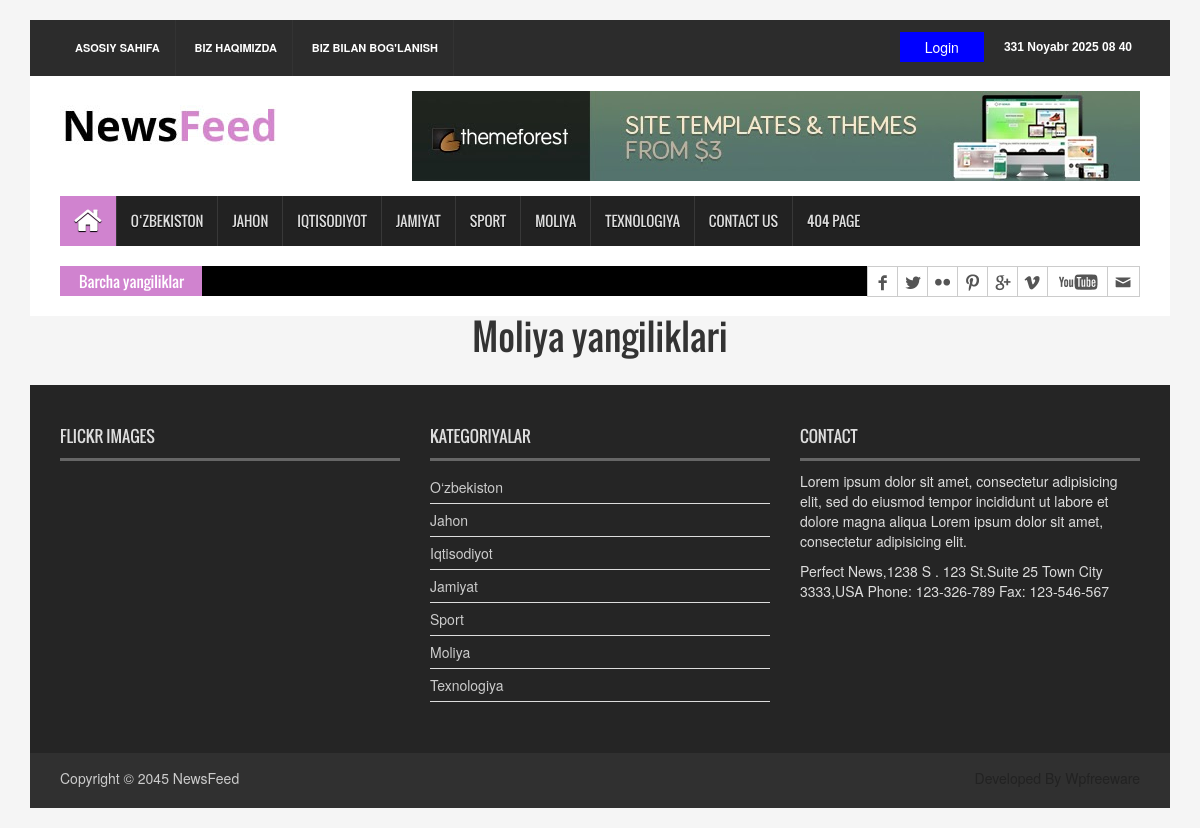
Page /category-news/Moliya/ on the earlier database version.
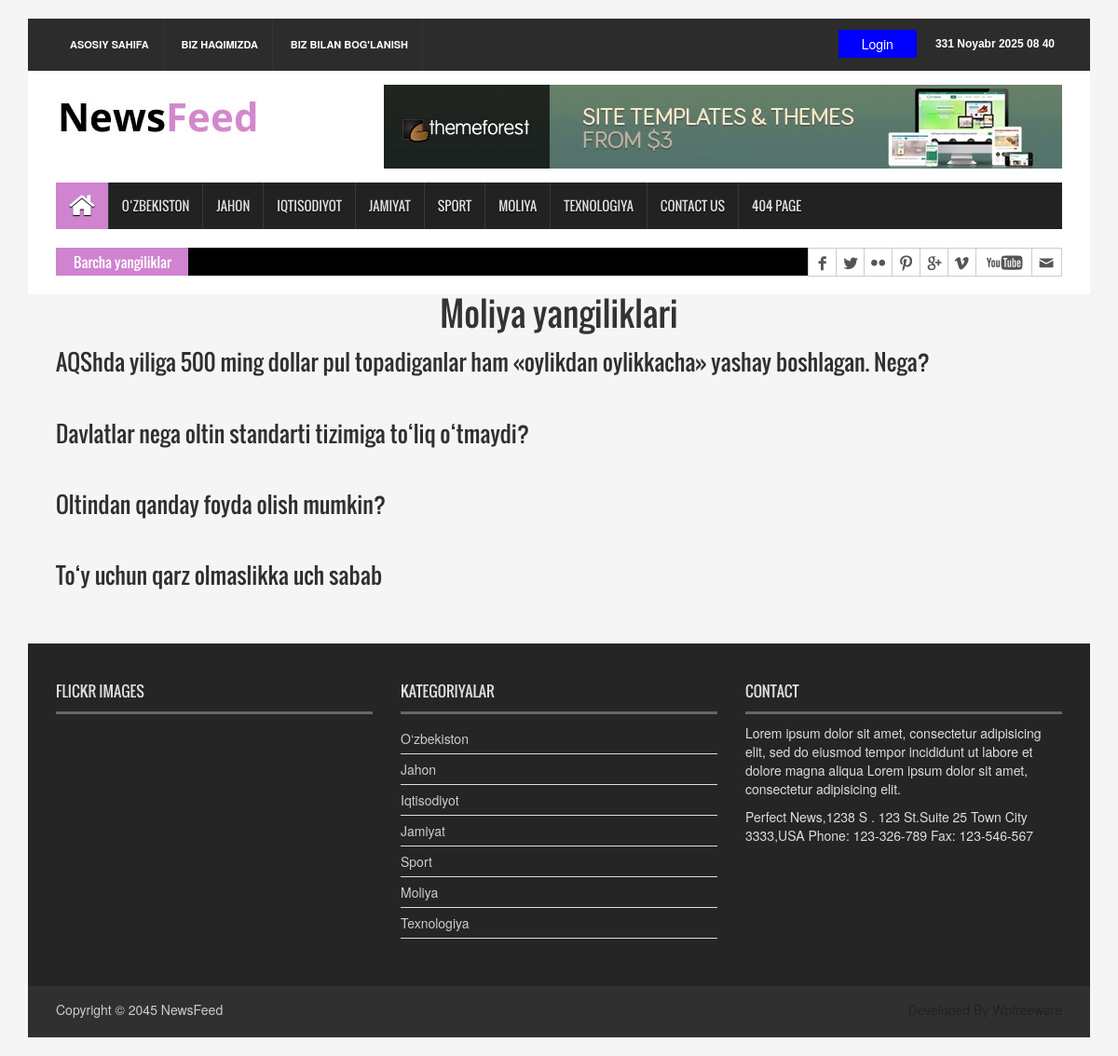
Same page on the later database version.
### news_project/models.py (models this page shows, shortened)
class Category(models.Model):
    name = models.CharField(max_length=120)
    class Meta:
        verbose_name = 'category'
        verbose_name_plural = 'categories'

class News(models.Model):
    class Status(models.TextChoices):
        Draft = "DF", "Draft"
        Published = "PB", "Published"
    title = models.CharField(max_length=512)
    slug = models.SlugField()
    body = models.TextField()
    image = models.ImageField(upload_to='news/images/', null=True, blank=True)
    video = models.FileField(upload_to='news/videos/', null=True, blank=True)
    category = models.ForeignKey(Category, on_delete=models.CASCADE)
    published_at = models.DateTimeField(default=timezone.now)
    created_at = models.DateTimeField(auto_now_add=True)
    updated_at = models.DateTimeField(auto_now=True)
    status = models.CharField(choices=Status.choices, default=Status.Draft)
    class Meta:
        ordering = ["-published_at"]
        verbose_name_plural = "news"
        verbose_name = 'news'
    def get_absolute_url(self):
        return reverse('detail', args=[self.slug])

### news_project/views.py (the view)
# urls.py: path('category-news/<str:ct_name>/', category_news, name='category_news')
def category_news(request, ct_name):
    ct_news = News.objects.select_related("category").filter(status=News.Status.Published,category__name__iexact=ct_name.lower()).order_by("-published_at")
    context = {
        'ct_news': ct_news,
        'ct_name': ct_name
    }
    return render(request, 'news/category_news.html', context)

### news_project/context_processors.py (called while the page is built)
def all_Categories(request):
    categories = Category.objects.all()
    context = {
        'categories': categories
    }
    return context

### templates/news/category_news.html
{% extends 'news/base.html' %}
{% load static %}
{% block content %}
<div style="margin: 30px;" >
    <center><h1>{{ ct_name }} yangiliklari</h1></center>
    {% for ct_new in ct_news %}
    <a href="{{ ct_new.get_absolute_url }}"> <h3>{{ ct_new.title }}</h3> </a>
    <br>
    {% endfor %}
</div>
{% endblock content %}

### templates/news/base.html (shortened to what this page needs)
{% load static %}
<!DOCTYPE html>
<html>
<head>
    <link rel="stylesheet" type="text/css" href="{% static 'css/bootstrap.min.css' %}">
    <link rel="stylesheet" type="text/css" href="{% static 'css/font-awesome.min.css' %}">
    <link rel="stylesheet" type="text/css" href="{% static 'css/animate.css' %}">
    <link rel="stylesheet" type="text/css" href="{% static 'css/font.css' %}">
    <link rel="stylesheet" type="text/css" href="{% static 'css/li-scroller.css' %}">
    <link rel="stylesheet" type="text/css" href="{% static 'css/slick.css' %}">
    <link rel="stylesheet" type="text/css" href="{% static 'css/jquery.fancybox.css' %}">
    <link rel="stylesheet" type="text/css" href="{% static 'css/theme.css' %}">
    <link rel="stylesheet" type="text/css" href="{% static 'css/style.css' %}">
</head>
<body>
    <div class="container">
        <header id="header">
            <div class="row">
                <div class="col-lg-12 col-md-12 col-sm-12">
                    <div class="header_top">
                        <div class="header_top_left">
                            <ul class="top_nav">
                                <li><a href="{% url 'home_page' %}">Asosiy sahifa</a></li>
                                <li><a href="{% url 'about_us' %}">Biz haqimizda</a></li>
                                <li><a href="{% url 'contact_us' %}">Biz bilan bog'lanish</a></li>
                            </ul>
                        </div>
                        <div  style="display: flex;align-items: center;justify-content: end;gap: 20px;" class="header_top_right">
                            {% if user.is_authenticated %}
                            <a  style="color: white;background: red;padding: 5px 25px;" href="{% url 'logout' %}">log out</a>
                            {% else %}
                            <a  style="color: white;background: blue;padding: 5px 25px;" href="{% url 'login' %}">Login</a>
                            {% endif %}
                            <p>{% now 'js F Y H i' %}</p>
                        </div>
                    </div>
                </div>
                <div class="col-lg-12 col-md-12 col-sm-12">
                    <div class="header_bottom">
                        <div class="logo_area"><a href="{% url 'home_page' %}" class="logo"><img
                                    src="{% static 'images/logo.jpg' %}" alt=""></a></div>
                        <div class="add_banner"><a href="#"><img src="{% static 'images/addbanner_728x90_V1.jpg' %}"
                                    alt=""></a></div>
                    </div>
                </div>
            </div>
        </header>
        <section id="navArea">
            <nav class="navbar navbar-inverse" role="navigation">
                <div id="navbar" class="navbar-collapse collapse">
                    <ul class="nav navbar-nav main_nav">
                        <li class="active"><a href="{% url 'home_page' %}"><span class="fa fa-home desktop-home"></span></a></li>
                        {% for category in categories %}
                                    <li><a href="{% url 'category_news' category.name %}">{{ category.name }}</a></li>
                            {% endfor %}
                        <li><a href="pages/contact.html">Contact Us</a></li>
                        <li><a href="pages/404.html">404 Page</a></li>
                    </ul>
                </div>
            </nav>
        </section>
        <section id="newsSection">
            <div class="row">
                <div class="col-lg-12 col-md-12">
                    <div class="latest_newsarea"> <span>Barcha yangiliklar</span>
                        <div class="social_area">
                            <ul class="social_nav">
                                <li class="facebook"><a href="#"></a></li>
                                <li class="twitter"><a href="#"></a></li>
                                <li class="flickr"><a href="#"></a></li>
                                <li class="pinterest"><a href="#"></a></li>
                                <li class="googleplus"><a href="#"></a></li>
                                <li class="vimeo"><a href="#"></a></li>
                                <li class="youtube"><a href="#"></a></li>
                                <li class="mail"><a href="#"></a></li>
                            </ul>
                        </div>
                    </div>
                </div>
            </div>
        </section>
        {% block content %}
        {% endblock content %}
        <footer id="footer">
            <div class="footer_top">
                <div class="row">
                    <div class="col-lg-4 col-md-4 col-sm-4">
                        <div class="footer_widget wow fadeInLeftBig">
                            <h2>Flickr Images</h2>
                        </div>
                    </div>
                    <div class="col-lg-4 col-md-4 col-sm-4">
                        <div class="footer_widget wow fadeInDown">
                            <h2>Kategoriyalar</h2>
                            <ul class="tag_nav">
                                {% for item in categories %}
                                    <li><a href="{% url 'category_news' item.name %}">{{ item.name }}</a></li>
                                {% endfor %}
                            </ul>
                        </div>
                    </div>
                    <div class="col-lg-4 col-md-4 col-sm-4">
                        <div class="footer_widget wow fadeInRightBig">
                            <h2>Contact</h2>
                            <p>Lorem ipsum dolor sit amet, consectetur adipisicing elit, sed do eiusmod tempor
                                incididunt ut labore et dolore magna aliqua Lorem ipsum dolor sit amet, consectetur
                                adipisicing elit.</p>
                            <address>
                                Perfect News,1238 S . 123 St.Suite 25 Town City 3333,USA Phone: 123-326-789 Fax:
                                123-546-567
                            </address>
                        </div>
                    </div>
                </div>
            </div>
            <div class="footer_bottom">
                <p class="copyright">Copyright &copy; 2045 <a href="index.html">NewsFeed</a></p>
                <p class="developer">Developed By Wpfreeware</p>
            </div>
        </footer>
    </div>
</body>
</html>

### static/css/theme.css (style rules this page uses)
.navbar-inverse .navbar-nav > .active > a, .navbar-inverse .navbar-nav > .active > a:hover, .navbar-inverse .navbar-nav > .active > a:focus { background-color:#d083cf }
.latest_newsarea span { background:none repeat scroll 0 0 #d083cf }

Differences in the rows shown:
added News: title "AQShda yiliga 500 ming dollar pul topadiganlar ham «oylikdan oylikkacha» yashay boshlagan. Nega?"
added News: title "Davlatlar nega oltin standarti tizimiga to‘liq o‘tmaydi?"
added News: title "Oltindan qanday foyda olish mumkin?"
added News: title "To‘y uchun qarz olmaslikka uch sabab"
